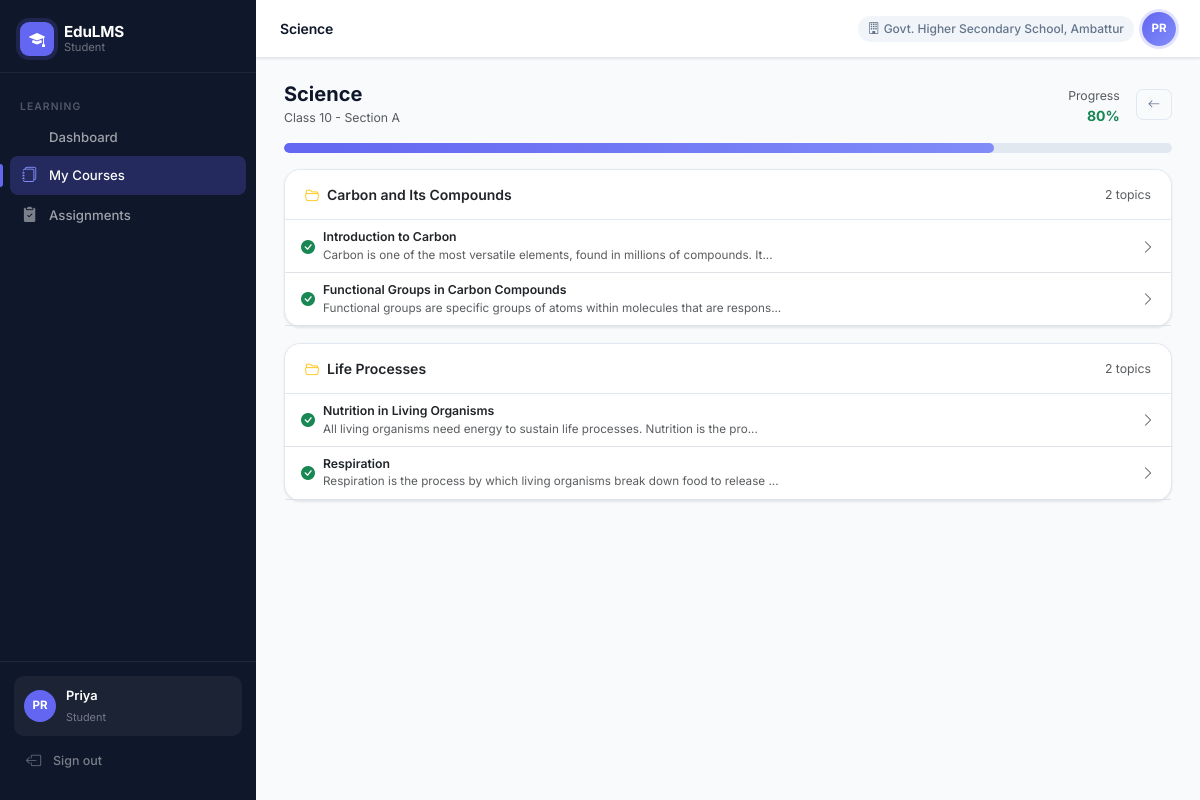
The app's page /student/courses/2 (signed in) with its own data.
### app/models/user.py (models this page shows, shortened)
class User(UserMixin, db.Model):
    __tablename__ = 'users'
    id = db.Column(db.Integer, primary_key=True)
    username = db.Column(db.String(80), unique=True, nullable=False)
    password_hash = db.Column(db.String(256), nullable=False)
    full_name = db.Column(db.String(120), nullable=False)
    email = db.Column(db.String(120))
    phone = db.Column(db.String(20))
    role = db.Column(db.String(30), nullable=False)  # super_admin, district_admin, block_admin, school_admin, teacher, student, parent
    district_id = db.Column(db.Integer, db.ForeignKey('districts.id'), nullable=True)
    block_id = db.Column(db.Integer, db.ForeignKey('blocks.id'), nullable=True)
    school_id = db.Column(db.Integer, db.ForeignKey('schools.id'), nullable=True)
    is_active = db.Column(db.Boolean, default=True)
    created_at = db.Column(db.DateTime, default=datetime.utcnow)
    district = db.relationship('District', foreign_keys=[district_id])
    block = db.relationship('Block', foreign_keys=[block_id])
    school = db.relationship('School', foreign_keys=[school_id])

### app/models/academic.py (models this page shows)
class Subject(db.Model):
    __tablename__ = 'subjects'
    id = db.Column(db.Integer, primary_key=True)
    name = db.Column(db.String(100), nullable=False)
    class_id = db.Column(db.Integer, db.ForeignKey('classes.id'), nullable=False)
    school_id = db.Column(db.Integer, db.ForeignKey('schools.id'), nullable=False)
    block_id = db.Column(db.Integer, db.ForeignKey('blocks.id'), nullable=False)
    district_id = db.Column(db.Integer, db.ForeignKey('districts.id'), nullable=False)
    is_active = db.Column(db.Boolean, default=True)
    modules = db.relationship('Module', backref='subject', lazy=True, order_by='Module.order')

class Class(db.Model):
    __tablename__ = 'classes'
    id = db.Column(db.Integer, primary_key=True)
    name = db.Column(db.String(100), nullable=False)
    academic_year = db.Column(db.String(20), nullable=False, default='2024-25')
    school_id = db.Column(db.Integer, db.ForeignKey('schools.id'), nullable=False)
    block_id = db.Column(db.Integer, db.ForeignKey('blocks.id'), nullable=False)
    district_id = db.Column(db.Integer, db.ForeignKey('districts.id'), nullable=False)
    is_active = db.Column(db.Boolean, default=True)
    school = db.relationship('School', backref='classes')
    subjects = db.relationship('Subject', backref='class_ref', lazy=True)

class Module(db.Model):
    __tablename__ = 'modules'
    id = db.Column(db.Integer, primary_key=True)
    subject_id = db.Column(db.Integer, db.ForeignKey('subjects.id'), nullable=False)
    title = db.Column(db.String(200), nullable=False)
    order = db.Column(db.Integer, default=0)
    is_active = db.Column(db.Boolean, default=True)
    topics = db.relationship('Topic', backref='module', lazy=True, order_by='Topic.order')

class Topic(db.Model):
    __tablename__ = 'topics'
    id = db.Column(db.Integer, primary_key=True)
    module_id = db.Column(db.Integer, db.ForeignKey('modules.id'), nullable=False)
    title = db.Column(db.String(200), nullable=False)
    content_text = db.Column(db.Text)
    file_path = db.Column(db.String(300))       # existing image field
    pdf_path = db.Column(db.String(300))         # NEW — uploaded PDF
    video_url = db.Column(db.String(500))        # NEW — YouTube / Drive embed URL
    order = db.Column(db.Integer, default=0)
    is_active = db.Column(db.Boolean, default=True)

### app/models/hierarchy.py (models this page shows)
class School(db.Model):
    __tablename__ = 'schools'
    id = db.Column(db.Integer, primary_key=True)
    name = db.Column(db.String(120), nullable=False)
    block_id = db.Column(db.Integer, db.ForeignKey('blocks.id'), nullable=False)
    district_id = db.Column(db.Integer, db.ForeignKey('districts.id'), nullable=False)
    is_active = db.Column(db.Boolean, default=True)
    created_at = db.Column(db.DateTime, default=datetime.utcnow)

### app/routes/student.py (the view)
@student_bp.route('/courses/<int:subject_id>')
@login_required
@require_role('student')
def course_detail(subject_id):
    subject = Subject.query.get_or_404(subject_id)
    modules = Module.query.filter_by(subject_id=subject_id, is_active=True).order_by(Module.order).all()
    viewed_ids = {tp.topic_id for tp in TopicProgress.query.filter_by(student_id=current_user.id).all()}
    progress = get_course_progress(current_user.id, subject_id)
    return render_template('student/course_detail.html', subject=subject, modules=modules,
                           viewed_ids=viewed_ids, progress=progress)

### app/models/user.py (called while the page is built)
@login_manager.user_loader
def load_user(user_id):
    return User.query.get(int(user_id))

### app/services/rbac.py (called while the page is built)
def require_role(*roles):
    def decorator(f):
        @wraps(f)
        def decorated_function(*args, **kwargs):
            if not current_user.is_authenticated:
                return redirect(url_for('auth.login'))
            if current_user.role not in roles:
                abort(403)
            return f(*args, **kwargs)
        return decorated_function
    return decorator

### app/templates/student/course_detail.html (shortened to what this page needs)
{% extends "base.html" %}
{% block page_title %}{{ subject.name }}{% endblock %}
{% block content %}
<div class="d-flex justify-content-between align-items-center mb-3">
    <div>
        <h5 class="fw-bold mb-0">{{ subject.name }}</h5>
        <small class="text-muted">{{ subject.class_ref.name }}</small>
    </div>
    <div class="d-flex align-items-center gap-3">
        <div class="text-end">
            <small class="text-muted">Progress</small>
            <div class="fw-bold text-success">{{ progress }}%</div>
        </div>
        <a href="{{ url_for('student.courses') }}" class="btn btn-outline-secondary btn-sm"><i class="bi bi-arrow-left"></i></a>
    </div>
</div>
<div class="mb-3">
    <div class="progress" style="height:10px;border-radius:8px">
        <div class="progress-bar bg-success" style="width:{{ progress }}%"></div>
    </div>
</div>
{% for module in modules %}
<div class="card mb-3">
    <div class="card-header bg-light d-flex justify-content-between align-items-center">
        <span class="fw-semibold"><i class="bi bi-folder2-open me-2 text-warning"></i>{{ module.title }}</span>
        {% set module_topics = module.topics|selectattr('is_active')|list %}
        <small class="text-muted">{{ module_topics|length }} topics</small>
    </div>
    <div class="card-body p-0">
        {% for topic in module.topics if topic.is_active %}
        <a href="{{ url_for('student.topic_view', subject_id=subject.id, topic_id=topic.id) }}"
           class="d-flex align-items-center px-3 py-2 border-bottom text-decoration-none text-dark topic-row">
            {% if topic.id in viewed_ids %}
            <i class="bi bi-check-circle-fill text-success me-2"></i>
            {% else %}
            <i class="bi bi-circle text-muted me-2"></i>
            {% endif %}
            <div class="flex-grow-1">
                <div class="small fw-semibold">{{ topic.title }}</div>
                {% if topic.content_text %}<div class="text-muted" style="font-size:.73rem;">{{ topic.content_text[:80] }}...</div>{% endif %}
            </div>
            <i class="bi bi-chevron-right text-muted"></i>
        </a>
        {% else %}
        <div class="text-muted text-center py-3 small">No topics in this module.</div>
        {% endfor %}
    </div>
</div>
{% else %}
<div class="card"><div class="card-body text-center text-muted py-5">
    <i class="bi bi-folder-x fs-1 d-block mb-2"></i>No content available yet.
</div></div>
{% endfor %}
{% endblock %}

### app/templates/base.html (shortened to what this page needs)
<!DOCTYPE html>
<html lang="en">
<head>
    <link href="https://cdn.jsdelivr.net/npm/bootstrap@5.3.2/dist/css/bootstrap.min.css" rel="stylesheet">
    <link href="https://cdn.jsdelivr.net/npm/bootstrap-icons@1.11.3/font/bootstrap-icons.css" rel="stylesheet">
</head>
<body>
{% if current_user.is_authenticated %}
<nav id="sidebar">
    <div class="sidebar-brand">
        <div class="sidebar-brand-icon"><i class="bi bi-mortarboard-fill"></i></div>
        <div class="sidebar-brand-text">
            <strong>EduLMS</strong>
            <span>{{ current_user.role.replace('_',' ').title() }}</span>
        </div>
    </div>
    <div class="sidebar-nav">
    {% if current_user.role in ['super_admin','district_admin','block_admin','school_admin'] %}
        <div class="nav-section">Administration</div>
        <a href="{{ url_for('admin.dashboard') }}" class="nav-link {% if request.endpoint == 'admin.dashboard' %}active{% endif %}">
            <i class="bi bi-squares"></i> Dashboard
        </a>
        {% if current_user.role == 'super_admin' %}
        <a href="{{ url_for('admin.districts') }}" class="nav-link {% if request.endpoint == 'admin.districts' %}active{% endif %}">
            <i class="bi bi-map"></i> Districts
        </a>
        <a href="{{ url_for('admin.blocks') }}" class="nav-link {% if request.endpoint == 'admin.blocks' %}active{% endif %}">
            <i class="bi bi-geo-alt"></i> Blocks
        </a>
        {% endif %}
        {% if current_user.role in ['super_admin','district_admin','block_admin'] %}
        <a href="{{ url_for('admin.schools') }}" class="nav-link {% if request.endpoint == 'admin.schools' %}active{% endif %}">
            <i class="bi bi-building-fill"></i> Schools
        </a>
        {% endif %}
        <a href="{{ url_for('admin.users') }}" class="nav-link {% if request.endpoint == 'admin.users' %}active{% endif %}">
            <i class="bi bi-people-fill"></i> Users
        </a>
        <a href="{{ url_for('admin.classes') }}" class="nav-link {% if request.endpoint == 'admin.classes' %}active{% endif %}">
            <i class="bi bi-collection-fill"></i> Classes
        </a>
        <a href="{{ url_for('admin.subjects') }}" class="nav-link {% if request.endpoint == 'admin.subjects' %}active{% endif %}">
            <i class="bi bi-book-fill"></i> Subjects
        </a>
    {% elif current_user.role == 'student' %}
        <div class="nav-section">Learning</div>
        <a href="{{ url_for('student.dashboard') }}" class="nav-link {% if request.endpoint == 'student.dashboard' %}active{% endif %}">
             Dashboard
        </a>
        <a href="{{ url_for('student.courses') }}" class="nav-link {% if request.endpoint and 'course' in request.endpoint %}active{% endif %}">
            <i class="bi bi-journals"></i> My Courses
        </a>
        <a href="{{ url_for('student.assignments') }}" class="nav-link {% if request.endpoint and 'assignment' in request.endpoint %}active{% endif %}">
            <i class="bi bi-clipboard2-check-fill"></i> Assignments
        </a>
    {% endif %}
    </div>
    <div class="sidebar-footer">
        <div class="sidebar-user">
            <div class="sidebar-avatar">{{ current_user.full_name[:2].upper() }}</div>
            <div class="sidebar-user-info">
                <strong>{{ current_user.full_name.split()[0] }}</strong>
                <span>{{ current_user.role.replace('_',' ').title() }}</span>
            </div>
        </div>
        <a href="{{ url_for('auth.logout') }}" class="nav-link" style="color:rgba(255,255,255,.45);font-size:.78rem;">
            <i class="bi bi-box-arrow-left"></i> Sign out
        </a>
    </div>
</nav>
<div id="main">
    <div id="topbar">
        <div class="d-flex align-items-center gap-3">
            <span class="topbar-title">{% block page_title %}{% endblock %}</span>
        </div>
        <div class="d-flex align-items-center gap-2">
            {% if current_user.school %}
            <span class="topbar-school d-none d-md-block">
                <i class="bi bi-building me-1"></i>{{ current_user.school.name }}
            </span>
            {% endif %}
            <div class="topbar-avatar">{{ current_user.full_name[:2].upper() }}</div>
        </div>
    </div>
    <div class="page-content">
        {% block content %}{% endblock %}
    </div>
</div>
{% else %}
{% block auth_content %}{% endblock %}
{% endif %}
</body>
</html>

### records on screen
User: role.replace "Student", full_name "PR", full_name "Priya"
Subject: name "Science"
School: school.name "Govt. Higher Secondary School, Ambattur"
Class: class_ref.name "Class 10 - Section A"
Module: title "Carbon and Its Compounds", module_topics "2"
Topic: title "Introduction to Carbon", content_text "Carbon is one of the most versatile elements, found in millions of compounds. It"
Topic: title "Functional Groups in Carbon Compounds", content_text "Functional groups are specific groups of atoms within molecules that are respons"
Module: title "Life Processes", module_topics "2"
Topic: title "Nutrition in Living Organisms", content_text "All living organisms need energy to sustain life processes. Nutrition is the pro"
Topic: title "Respiration", content_text "Respiration is the process by which living organisms break down food to release"

### other values on screen
{{ progress }} "80"
